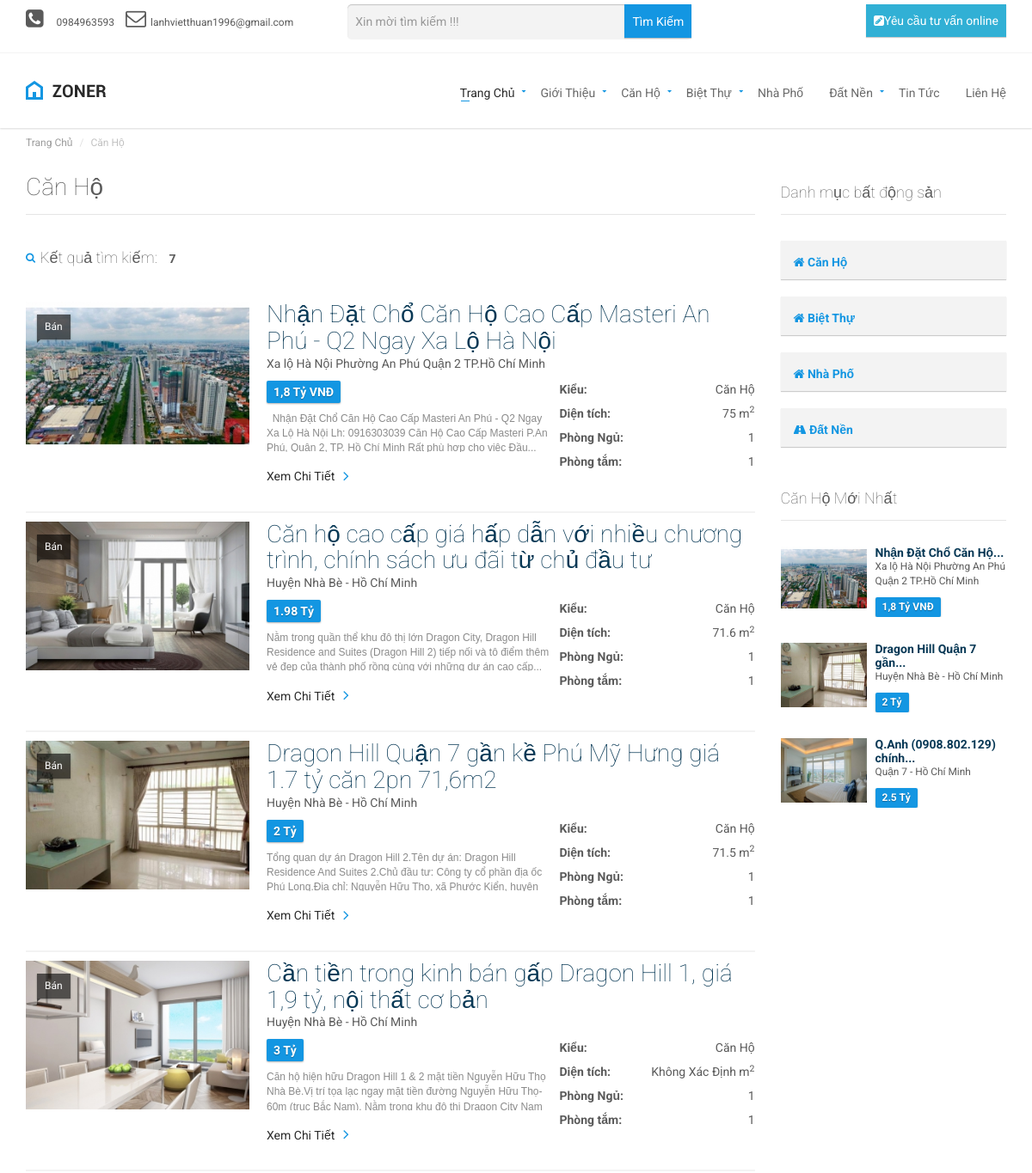
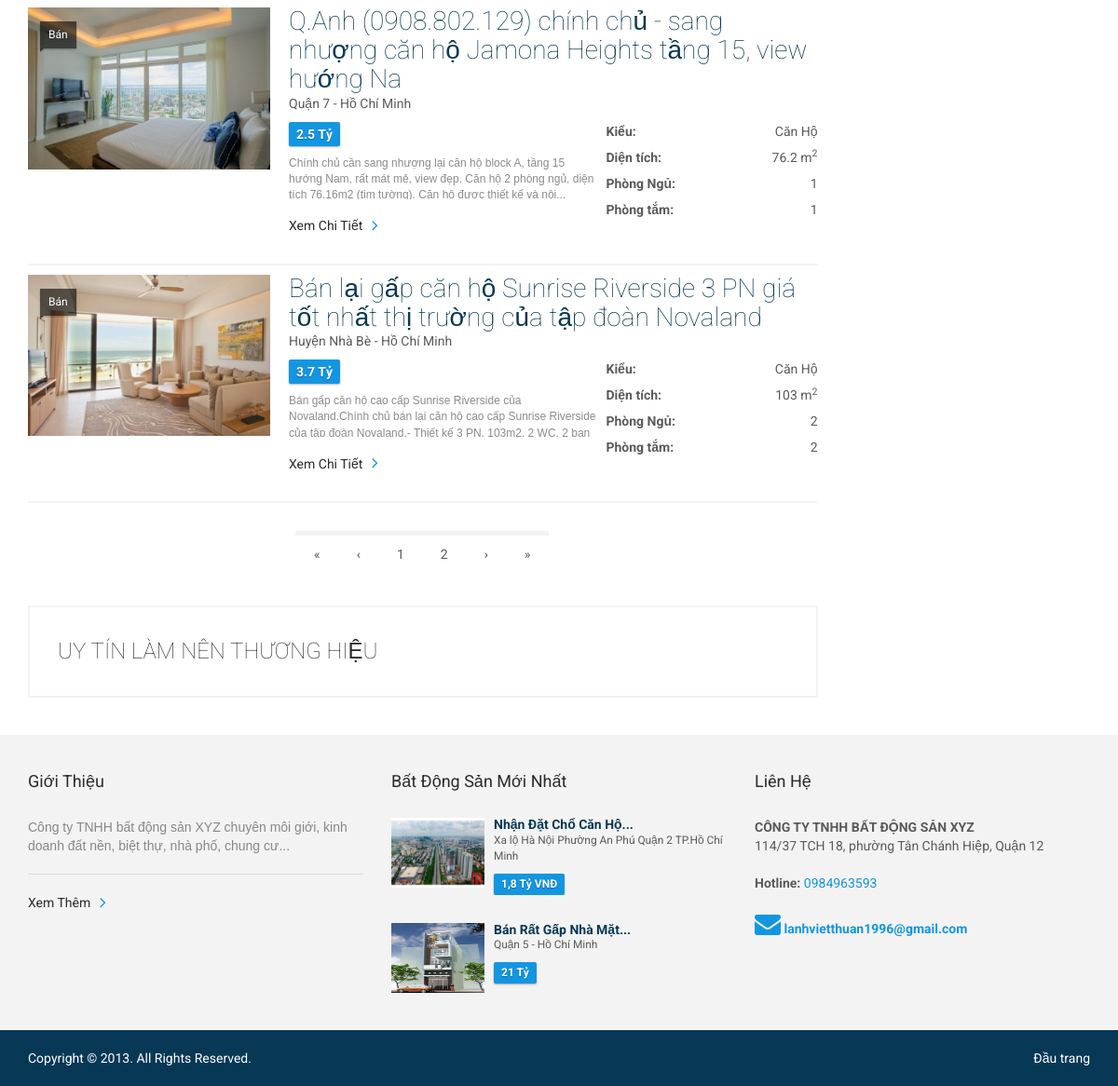
/can-ho.html, run on the app's committed database (2 pictures, top to bottom).
### tables this page shows
CREATE TABLE `table_setting` (
  `id` int(10) NOT NULL,
  `title` varchar(255) NOT NULL,
  `keywords` varchar(1024) NOT NULL,
  `description` varchar(1024) NOT NULL,
  `h1` varchar(255) NOT NULL,
  `h2` varchar(255) NOT NULL,
  `h3` varchar(255) NOT NULL,
  `giupdochiase` int(11) NOT NULL,
  `ten` varchar(255) NOT NULL,
  `email` varchar(255) NOT NULL,
  `dienthoai` varchar(255) NOT NULL,
  `support` varchar(255) NOT NULL,
  `diachi` varchar(255) NOT NULL,
  `slogan` varchar(1024) NOT NULL,
  `slogan2` varchar(1024) NOT NULL,
  `hotline` varchar(255) NOT NULL,
  `toado` varchar(255) NOT NULL,
  `website` varchar(255) NOT NULL,
  `facebook` varchar(255) NOT NULL,
  `twitter` varchar(255) NOT NULL,
  `google` varchar(255) NOT NULL,
  `youtube` varchar(255) NOT NULL
);

CREATE TABLE `table_photo` (
  `id` int(10) UNSIGNED NOT NULL,
  `photo` varchar(225) NOT NULL,
  `thumb` varchar(225) NOT NULL,
  `ten` varchar(100) NOT NULL,
  `mota` text NOT NULL,
  `id_cat` int(10) UNSIGNED NOT NULL,
  `stt` int(10) UNSIGNED NOT NULL DEFAULT '1',
  `hienthi` tinyint(1) NOT NULL DEFAULT '1',
  `com` varchar(30) NOT NULL
);

CREATE TABLE `table_product` (
  `id` int(10) UNSIGNED NOT NULL,
  `id_list` int(11) NOT NULL,
  `id_item` int(10) NOT NULL,
  `id_cat` int(11) NOT NULL,
  `noibat` int(11) NOT NULL,
  `photo` varchar(225) NOT NULL,
  `thumb` varchar(225) NOT NULL,
  `ten` varchar(100) NOT NULL,
  `h1` varchar(255) NOT NULL,
  `h2` varchar(255) NOT NULL,
  `h3` varchar(255) NOT NULL,
  `tenkhongdau` varchar(255) NOT NULL,
  `gia` text NOT NULL,
  `phongtam` varchar(255) NOT NULL,
  `kichthuoc` varchar(255) NOT NULL,
  `diachi` varchar(255) NOT NULL,
  `kieu` varchar(255) NOT NULL,
  `tinhtrang` varchar(255) NOT NULL,
  `dientich` varchar(255) NOT NULL,
  `phongngu` varchar(255) NOT NULL,
  `mota` text NOT NULL,
  `nhadexe` varchar(255) NOT NULL,
  `title` varchar(255) NOT NULL,
  `tieude1` text NOT NULL,
  `tieude2` text NOT NULL,
  `tieude3` text NOT NULL,
  `chitiet1` text NOT NULL,
  `chitiet2` text NOT NULL,
  `chitiet3` text NOT NULL,
  `keywords` varchar(1024) NOT NULL,
  `description` varchar(1024) NOT NULL,
  `stt` int(10) UNSIGNED NOT NULL DEFAULT '1',
  `hienthi` tinyint(1) NOT NULL DEFAULT '1',
  `ngaytao` int(11) NOT NULL,
  `ngaysua` int(11) NOT NULL,
  `luotxem` int(11) NOT NULL,
  `spbc` int(11) NOT NULL
);

### templates/canho_tpl.php (the view, shortened to what the rows shown need)
<div id="page-content">
    <div class="container">
        <div class="row">
            <div class="col-md-9 col-sm-9">
                <section id="results">
                    <header><h1>Căn Hộ</h1></header>
                    <section id="properties" class="display-lines">
                    <?php
                        if(count($product_canho) > 0)
                        {
                            foreach ($product_canho as $key => $canho) {
                     ?>
                        <div class="property" style="margin-bottom:10px">
                            <figure class="tag status"><?= $canho['tinhtrang'] ?></figure>
                            <div class="property-image">
                                <a href="can-ho/<?= $canho['tenkhongdau'] ?>.html">
                                    <img alt="" src="<?= _upload_product_l.$canho['thumb'] ?>">
                                </a>
                            </div>
                            <div class="info">
                                <header>
                                    <a href="can-ho/<?= $canho['tenkhongdau'] ?>.html"><h3><?= $canho['ten'] ?></h3></a>
                                    <figure><?= $canho['diachi'] ?></figure>
                                    <dl style="width: 40%;
                                    float: right;
                                    ">
                                        <dt>Kiểu:</dt>
                                            <dd> <?= $canho['kieu'] ?></dd>
                                        <dt>Diện tích:</dt>
                                            <dd><?= $canho['dientich'] ?> m<sup>2</sup></dd>
                                        <dt>Phòng Ngủ:</dt>
                                            <dd><?= $canho['phongngu'] ?></dd>
                                        <dt>Phòng tắm:</dt>
                                            <dd><?= $canho['phongtam'] ?></dd>
                                    </dl>
                                </header>
                                <div class="tag price"><?= $canho['gia'] ?></div>
                                <aside>
                                    <p>
                                     <?=catchuoi(strip_tags($canho['mota']),255)?>
                                    </p>
                                </aside>
                                <a href="can-ho/<?= $canho['tenkhongdau'] ?>.html" class="link-arrow">Xem Chi Tiết</a>
                            </div>
                        </div>
                        <?php }  ?>
                        <?php }  ?>
                        <section id="advertising" style="margin-top:10px ">
                            <a href="submit.html">
                                <div class="banner">
                                    <div class="wrapper">
                                        <span class="title"><?= $row_setting['slogan'] ?></span>
                                    </div>
                                </div>
                            </a>
                        </section>
                    </section>
                </section>
            </div>
            <div class="col-md-3 col-sm-3">
                <section id="sidebar">
                    <aside id="featured-properties">
                        <?php
                        if(count($r_product_newcanho) > 0)
                        {
                            foreach ($r_product_newcanho as $key => $pcanho) {
                         ?>
                        <div class="property small">
                            <a href="<?= $pcanho['tenkhongdaul'].'/'.$pcanho['tenkhongdaup'] ?>.html">
                                <div class="property-image">
                                    <img alt="" src="<?= _upload_product_l.$pcanho['thumbp'] ?>" width=100px height=75px>
                                </div>
                            </a>
                            <div class="info">
                                <a href="<?= $pcanho['tenkhongdaul'].'/'.$pcanho['tenkhongdaup'] ?>.html"><h4><?= catchuoi($pcanho['tenp'],25) ?></h4></a>
                                <figure><?= $pcanho['diachi'] ?> </figure>
                                <div class="tag price"><?=$pcanho['gia'] ?></div>
                            </div>
                        </div>
                        <?php } ?>
                        <?php } ?>
                    </aside>
                </section>
        </div>
    </div>
</div>

### templates/layout/navigation.php (shortened to what the rows shown need)
 <?php
    $d->reset();
    $sql_banner_giua = "select photo from #_photo where com='banner_top' order by id desc";
    $d->query($sql_banner_giua);
    $row_banner_giua = $d->result_array();
    ?>
<div class="navigation">
        <div class="secondary-navigation">
            <div class="container">
                <div class="contact">
                    <figure><strong><i class="fa fa-phone-square fa-2x"  aria-hidden="true"></i></strong><a href="tel:<?=$row_setting['hotline']?>" ><?= $row_setting['hotline']?></a></figure>
                    <figure><strong><i class="fa fa-envelope-o fa-2x" aria-hidden="true"></i></strong><?= $row_setting['email']?></figure>
                    <figure style="margin-left: 50px">
                         <form role="form" name=frm id="form-contact" method="get" action="index.php"  class="clearfix">
                         </form>
                    </figure>
                </div>
            </div>
        </div>
        <div class="container">
            <header class="navbar" id="top" role="banner">
                <div class="navbar-header">
                    <div class="navbar-brand nav" id="brand">
                        <a href="index.html"><img src="<?=_upload_hinhanh_l.$row_banner_giua[0]['photo']?>" alt="<?=$row_setting['ten']?>" width=94px height=27px ></a>
                    </div>
                </div>
            </header>
        </div>
    </div>

### templates/layout/footer.php (shortened to what the rows shown need)
<footer id="page-footer">
    <div class="inner">
        <aside id="footer-main">
            <div class="container">
                <div class="row">
                    <div class="col-md-4 col-sm-4">
                        <article>
                            <h3>Giới Thiệu</h3>
                            <p>
                                <?= $row_setting['description'] ?>
                            </p>
                            <hr>
                            <a href="gioi-thieu.html" class="link-arrow">Xem Thêm</a>
                        </article>
                    </div>
                        <?php
                        $d->reset();
                        $sql="select table_product.tenkhongdau AS tenkhongdaup,table_product_list.tenkhongdau AS tenkhongdaul,table_product.photo as photop,gia,table_product.ten as tenp,dientich,phongngu,phongtam,nhadexe,diachi
                             from table_product,table_product_list where table_product.hienthi =1 and table_product.spbc > 0 and table_product.id_list = table_product_list.id
                                    order by table_product.stt,table_product.id
                                         limit 0,2";
                        $d->query($sql);
                        $r_product_new_footer=$d->result_array();
                       ?>
                    <div class="col-md-4 col-sm-4">
                        <article>
                            <?php
                            if(count($r_product_new_footer) > 0)
                            {
                                foreach ($r_product_new_footer as $key => $pfooter) {
                             ?>
                            <div class="property small">
                                <a href="<?= $pfooter['tenkhongdaul'].'/'.$pfooter['tenkhongdaup'] ?>.html">
                                    <div class="property-image">
                                        <img alt="" src=" <?=_upload_product_l.$pfooter['photop'] ?>" width="100px" height="75px">
                                    </div>
                                </a>
                                <div class="info">
                                    <a href="<?= $pfooter['tenkhongdaul'].'/'.$pfooter['tenkhongdaup'] ?>.html"><h4><?= catchuoi($pfooter['tenp'],25) ?></h4></a>
                                    <figure><?= $pfooter['diachi'] ?></figure>
                                    <div class="tag price"><?= $pfooter['gia'] ?></div>
                                </div>
                            </div>
                            <?php } ?>
                            <?php } ?>
                        </article>
                    </div>
                    <div class="col-md-4 col-sm-4">
                        <article>
                            <h3>Liên Hệ</h3>
                            <address>
                                <strong><?= $row_setting['ten'] ?></strong><br>
                                <?= $row_setting['diachi'] ?>
                            </address>
                            <strong>Hotline:</strong><a href="tel:<?=$row_setting['hotline']?>"> <?= $row_setting['hotline'] ?></a><br><br>
                            <a href="#"><i class="fa fa-envelope fa-2x" aria-hidden="true"></i> <strong><?= $row_setting['email'] ?></strong></a><br>
                        </article>
                    </div>
                </div>
            </div>
        </aside>
    </div>
</footer>

### data on the page
table_setting: hotline "0984963593", email "lanhvietthuan1996@gmail.com", slogan "UY TÍN LÀM NÊN THƯƠNG HIỆU", description "Công ty TNHH bất động sản XYZ chuyên môi giới, kinh doanh đất nền, biệt thự, nhà phố, chung cư...", ten "CÔNG TY TNHH BẤT ĐỘNG SẢN XYZ", diachi "114/37 TCH 18, phường Tân Chánh Hiệp, Quận 12"
table_photo: photo (picture)
table_product: tinhtrang "Bán", thumb (picture), ten "Nhận Đặt Chổ Căn Hộ Cao Cấp Masteri An Phú - Q2 Ngay Xa Lộ Hà Nội", diachi "Xa lộ Hà Nội Phường An Phú Quận 2 TP.Hồ Chí Minh", kieu "Căn Hộ", dientich "75", phongngu "1", phongtam "1", gia "1,8 Tỷ VNĐ", mota "Nhận Đặt Chổ Căn Hộ Cao Cấp Masteri An Phú - Q2 Ngay Xa Lộ Hà Nội Lh: 0916303039 Căn Hộ Cao Cấp Masteri P.An Phú, Quận 2, TP. Hồ Chí Minh Rất phù hợp cho việc Đầu...", ten "Nhận Đặt Chổ Căn Hộ...", photo (picture)
table_product: tinhtrang "Bán", thumb (picture), ten "Căn hộ cao cấp giá hấp dẫn với nhiều chương trình, chính sách ưu đãi từ chủ đầu tư", diachi "Huyện Nhà Bè - Hồ Chí Minh", kieu "Căn Hộ", dientich "71.6", phongngu "1", phongtam "1", gia "1.98 Tỷ", mota "Nằm trong quần thể khu đô thị lớn Dragon City, Dragon Hill Residence and Suites (Dragon Hill 2) tiếp nối và tô điểm thêm vẻ đẹp của thành phố rồng cùng với những dự án cao cấp..."
table_product: tinhtrang "Bán", thumb (picture), ten "Dragon Hill Quận 7 gần kề Phú Mỹ Hưng giá 1.7 tỷ căn 2pn 71,6m2", diachi "Huyện Nhà Bè - Hồ Chí Minh", kieu "Căn Hộ", dientich "71.5", phongngu "1", phongtam "1", gia "2 Tỷ", mota "Tổng quan dự án Dragon Hill 2.Tên dự án: Dragon Hill Residence And Suites 2.Chủ đầu tư: Công ty cổ phần địa ốc Phú Long.Địa chỉ: Nguyễn Hữu Thọ, xã Phước Kiển, huyện…", ten "Dragon Hill Quận 7 gần..."
table_product: tinhtrang "Bán", thumb (picture), ten "Cần tiền trong kinh bán gấp Dragon Hill 1, giá 1,9 tỷ, nội thất cơ bản", diachi "Huyện Nhà Bè - Hồ Chí Minh", kieu "Căn Hộ", dientich "Không Xác Định", phongngu "1", phongtam "1", gia "3 Tỷ", mota "Căn hộ hiện hữu Dragon Hill 1 & 2 mặt tiền Nguyễn Hữu Thọ Nhà Bè.Vị trí tọa lạc ngay mặt tiền đường Nguyễn Hữu Thọ- 60m (trục Bắc Nam). Nằm trong khu đô thị Dragon City Nam…"
table_product: tinhtrang "Bán", thumb (picture), ten "Q.Anh (0908.802.129) chính chủ - sang nhượng căn hộ Jamona Heights tầng 15, view hướng Na", diachi "Quận 7 - Hồ Chí Minh", kieu "Căn Hộ", dientich "76.2", phongngu "1", phongtam "1", gia "2.5 Tỷ", mota "Chính chủ cần sang nhượng lại căn hộ block A, tầng 15 hướng Nam, rất mát mẻ, view đẹp. Căn hộ 2 phòng ngủ, diện tích 76.16m2 (tim tường). Căn hộ được thiết kế và nội...", ten "Q.Anh (0908.802.129) chính..."
table_product: tinhtrang "Bán", thumb (picture), ten "Bán lại gấp căn hộ Sunrise Riverside 3 PN giá tốt nhất thị trường của tập đoàn Novaland", diachi "Huyện Nhà Bè - Hồ Chí Minh", kieu "Căn Hộ", dientich "103", phongngu "2", phongtam "2", gia "3.7 Tỷ", mota "Bán gấp căn hộ cao cấp Sunrise Riverside của Novaland.Chính chủ bán lại căn hộ cao cấp Sunrise Riverside của tập đoàn Novaland.- Thiết kế 3 PN, 103m2, 2 WC, 2 ban…"
table_product: photo (picture), ten "Bán Rất Gấp Nhà Mặt...", diachi "Quận 5 - Hồ Chí Minh", gia "21 Tỷ"

### other printed values
$dem['dem'] "7"
